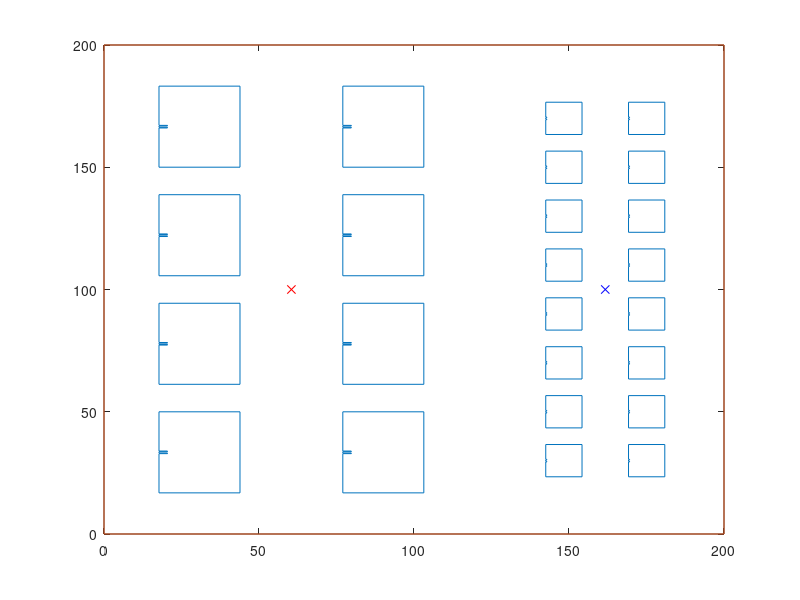

Here is the MATLAB script that generated this plot:
% simple plotter for array
close all;

% General board
L = 200; %mm
W = 200; %mm
epsr = 4.6;
diss = 0.086;
h = 1.6; %mm

% 2.4 GHz patch
L2 = 26.13; %mm
W2 = 33.15; %mm
y02 = 2.74; %mm
w2 = 2; % stripline multiplier
f0_hz = 2.45; %GHz


% 5 GHz patch
L5 = 11.7; %mm
W5 = 13.2; %mm
y05 = 0.335; %mm
w5 = 2; % stripline multiplier
f0_hz = 5.6; %GHz

% stripline widths
w_100 = 0.531; %mm
w_50 = 2.3891; %mm

% 2.4GHz array
rows2 = 4;
cols2 = 2;
rowspacing2 = 44.4; %mm
colspacing2 = 59.3; %mm
% rowspacing2 = L2*1.7; %mm
% colspacing2 = L2*2.27; %mm

% 5GHz array
rows5 = 8;
cols5 = 2;
rowspacing5 = 20; %mm
colspacing5 = 26.7; %mm
% rowspacing5 = L5*1.7; %mm
% colspacing5 = L5*2.27; %mm

% Klopfenstein taper
L_klop = 20; %mm

% Miter
% calculated

% radius of 100 ohm lines
r_100 = 5; % x the width

% stripline clearance from patch
clear2 = L2/5;
clear5 = L5/5;

% array centers
X2 = W/2;
Y2 = L/4 + clear2*2;
X5 = W/2;
Y5 = L*3/4 + clear5*5;

% create board
xboard = [ 0 , 0 , W , W , 0];
yboard = [ 0 , L , L , 0 , 0 ];

% create primitive 2.4 GHz patch
slotwidth = w2*w_100;
ypatch2 = [-W2/2 , -W2/2 , W2/2 , W2/2 , slotwidth/2 , slotwidth/2 , w_100/2, w_100/2 ,- w_100/2 ,-w_100/2 , -slotwidth/2 , -slotwidth/2 , -W2/2];
xpatch2 = [-L2/2 , L2/2 , L2/2 , -L2/2 , -L2/2 , -L2/2 + y02 ,  -L2/2 + y02 , -L2/2 , -L2/2 , -L2/2 + y02 , -L2/2 + y02 , -L2/2 , -L2/2];

% create primitive 5 GHz patch
ypatch5 = [-W5/2 , -W5/2 , W5/2 , W5/2 , slotwidth/2 , slotwidth/2 , w_100/2, w_100/2 ,- w_100/2 ,-w_100/2 , -slotwidth/2 , -slotwidth/2 , -W5/2];
xpatch5 = [-L5/2 , L5/2 , L5/2 , -L5/2 , -L5/2 , -L5/2 + y05 ,  -L5/2 + y05 , -L5/2 , -L5/2 , -L5/2 + y05 , -L5/2 + y05 , -L5/2 , -L5/2];

% make 2.4G array
xarray2 = [];
yarray2 = [];
startpoint2x = -(cols2/2)*colspacing2/2;
startpoint2y = -(rows2/2)*rowspacing2/2 - rowspacing2/2;
for x=1:cols2
    xoffset = startpoint2x + (x-1)*colspacing2 + Y2;
    for y=1:rows2
        yoffset = startpoint2y + (y-1)*rowspacing2 +X2;
        xarray2 = [ xarray2 NaN xpatch2+xoffset ];
        yarray2 = [ yarray2 NaN ypatch2+yoffset ];
    end
end

% make 5G array
xarray5 = [];
yarray5 = [];
startpoint5x = -(cols5/2)*colspacing5/2;
startpoint5y = -(rows5/2)*rowspacing5/2 - rowspacing5*3/2;
for x=1:cols5
    xoffset = startpoint5x + (x-1)*colspacing5 + Y5;
    for y=1:rows5
        yoffset = startpoint5y + (y-1)*rowspacing5 +X5;
        xarray5 = [ xarray5 NaN xpatch5+xoffset ];
        yarray5 = [ yarray5 NaN ypatch5+yoffset ];
    end
end

% make total array
xarray = [xarray2 NaN xarray5];
yarray = [yarray2 NaN yarray5];

plot(xarray,yarray);
hold on;
plot(xboard,yboard);
plot(Y2,X2,'rx');
plot(Y5,X5,'bx');
